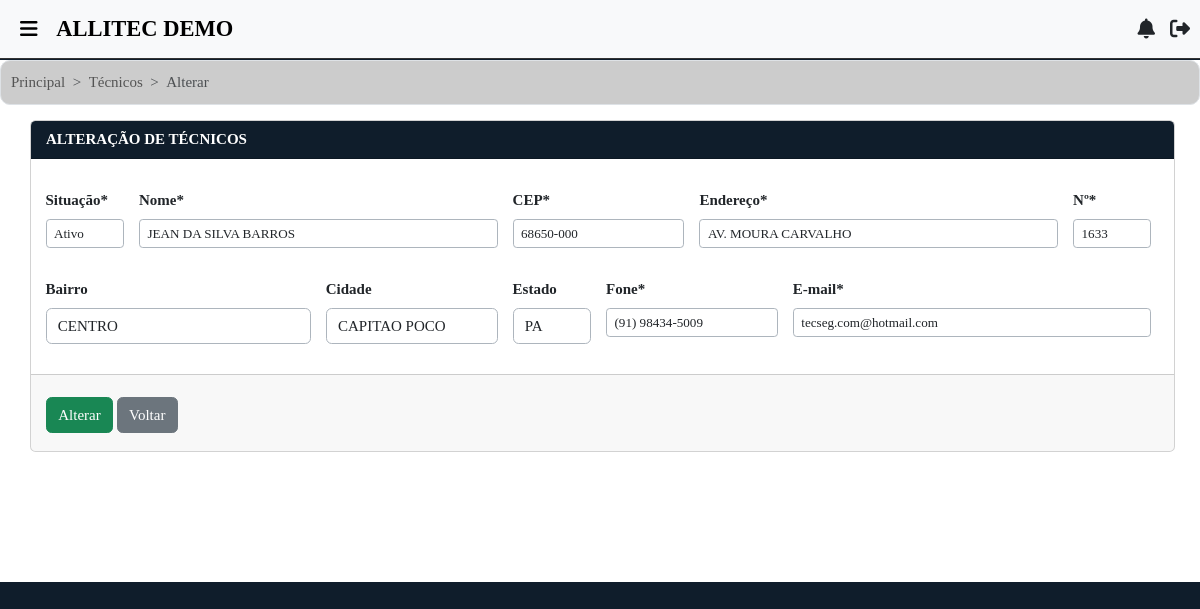
/tecnicos/att/2/ (signed in), run on the app's committed database.
### filiais/models.py (models this page shows, shortened)
class Usuario(AbstractUser):
    empresa = models.ForeignKey(Empresa, on_delete=models.CASCADE, related_name="usuarios", null=True, blank=True)
    filial_user = models.ForeignKey(Filial, on_delete=models.SET_NULL, null=True, blank=True, related_name="usuarios")
    codigo_local = models.PositiveIntegerField(blank=True, null=True)
    gerar_senha_lib = models.BooleanField(default=False, verbose_name='Gerar Senha de Liberação')
    senha_liberacao = models.CharField(max_length=20, blank=True, null=True, verbose_name='Senha de Liberação')
    is_master = models.BooleanField(default=False)
    class Meta:
        unique_together = ('username', 'empresa')

class Filial(models.Model):
    situacao = models.CharField(
        max_length=10,
        verbose_name="Situação",
        choices=[
            ('Ativa', 'Ativa'),
            ('Inativa', 'Inativa')
        ]
    )
    layout_contrato = models.CharField(
        max_length=10,
        verbose_name="Layout Contrato",
        choices=[
            ('Layout 1', 'Layout 1'),
            ('Layout 2', 'Layout 2')
        ],
        default="Layout 1"
    )
    tp_chave = models.CharField(
        max_length=20,
        verbose_name="Tipo de Chave Pix",
        choices=[
            ('CPF', 'CPF'),
            ('CNPJ', 'CNPJ'),
            ('E-mail', 'E-mail'),
            ('Telefone', 'Telefone'),
            ('Chave Aleatória', 'Chave Aleatória')
        ]
    )
    chave_pix = models.CharField(
        max_length=100,
        verbose_name="Chave Pix"
    )
    banco_fil = models.ForeignKey('bancos.Banco', on_delete=models.CASCADE, null=True, blank=True)
    beneficiario = models.CharField(max_length=255, verbose_name='Nome Beneficiário')
    info_comp = models.TextField(default="Obrigado pela preferência!", blank=True)
    info_orcamento = models.TextField(default="*Caro cliente, caso você encontre um orçamento com valor inferior, podemos analisar o orçamento concorrente para fecharmos negócio.", blank=True)
    cnpj = models.CharField(max_length=20, verbose_name='CNPJ')
    ie = models.CharField(max_length=20, verbose_name='Inscrição Estadual')
    razao_social = models.CharField(max_length=100, verbose_name='Razão Social')
    fantasia = models.CharField(max_length=100, verbose_name='Fantasia')
    endereco = models.CharField(max_length=100, verbose_name='Endereço')
    cep = models.CharField(max_length=10, verbose_name='CEP')
    numero = models.CharField(max_length=10, verbose_name='Nº')
    bairro_fil = models.ForeignKey('bairros.Bairro', on_delete=models.SET_NULL, null=True)
    complem = models.CharField(max_length=20, verbose_name='Complemento', blank=True)
    cidade_fil = models.ForeignKey('cidades.Cidade', on_delete=models.SET_NULL, null=True)
    uf = models.ForeignKey('estados.Estado', on_delete=models.SET_NULL, null=True)
    tel = models.CharField(max_length=15, verbose_name='Fone')
    email = models.EmailField(max_length=40, verbose_name='E-mail')
    fantasia_normalizado = models.CharField(max_length=255, editable=False)
    logo = models.FileField(upload_to='logo/', null=True, blank=True, default='default_logo.png')
    vinc_emp = models.ForeignKey(Empresa, on_delete=models.CASCADE)
    dt_criacao = models.CharField(
        max_length=30,
        verbose_name='Data de Registro',
        default=data_hoje_formatada
    )
    dt_inativacao = models.CharField(max_length=30, verbose_name='Data de Inativação', blank=True, null=True)
    principal = models.BooleanField(default=False, verbose_name='Filial Principal')
    vinculada_a = models.ForeignKey('self', null=True, blank=True, on_delete=models.CASCADE, related_name='filiais_secundarias', verbose_name='Filial Vinculada à')
    class Meta:
        verbose_name_plural = "Filiais"

### tecnicos/models.py (models this page shows, shortened)
class Tecnico(models.Model):
    vinc_emp = models.ForeignKey("empresas.Empresa", on_delete=models.CASCADE)
    situacao = models.CharField(
        max_length=10,
        verbose_name="Situação",
        choices=[
            ('Ativo', 'Ativo'),
            ('Inativo', 'Inativo')
        ]
    )
    nome = models.CharField(max_length=100)
    endereco = models.CharField(max_length=100)
    cep = models.CharField(max_length=10)
    numero = models.CharField(max_length=10)
    bairro = models.ForeignKey(Bairro, on_delete=models.SET_NULL, null=True)
    cidade = models.ForeignKey(Cidade, on_delete=models.SET_NULL, null=True)
    uf = models.ForeignKey(Estado, on_delete=models.SET_NULL, null=True)
    tel = models.CharField(max_length=30)
    email = models.EmailField(max_length=40)
    dt_reg = models.CharField(
        max_length=30,
        verbose_name='Data de Registro',
        default=data_hoje_formatada
    )
    class Meta:
        verbose_name_plural = "Técnicos"

### tecnicos/views.py (the view)
# urls.py: path("att/<int:id>/", att_tecnico, name='att-tecnico'),
@login_required
def att_tecnico(request, id):
    tec = get_object_or_404(Tecnico, pk=id)
    form = TecnicoForm(instance=tec)
    if not request.user.has_perm('tecnicos.change_tecnico'):
        messages.info(request, 'Você não tem permissão para editar técnicos.')
        return redirect('/tecnicos/lista/')
    if request.method == 'POST':
        form = TecnicoForm(request.POST, instance=tec)
        if form.is_valid():
            tec.save()
            t = str(tec.id)
            messages.success(request, 'Técnico atualizado com sucesso!')
            return redirect('/tecnicos/lista/?tp=cod&s=' + t)
        else:
            error_messages = []
            for field in form:
                if field.errors:
                    for error in field.errors:
                        error_messages.append(f"<i class='fa-solid fa-xmark'></i> Campo ({field.label}) é obrigatório!")
            return render(request, 'tecnicos/att-tecnico.html', {'form': form, 'tec': tec, 'error_messages': error_messages})
    else:
        return render(request, 'tecnicos/att-tecnico.html', {'form': form, 'tec': tec})

### bairros/models.py (called while the page is built)
    def __str__(self):
        return self.nome_bairro

### cidades/models.py (called while the page is built)
    def __str__(self):
        return self.nome_cidade

### estados/models.py (called while the page is built)
    def __str__(self):
        return self.nome_estado

### filiais/context_processors.py (called while the page is built)
def notificacoes(request):
    if request.user.is_authenticated:
        notificacoes = Notification.objects.filter(recipient=request.user, unread=True)
        return {'notificacoes': notificacoes}
    return {'notificacoes': []}

### templates/tecnicos/att-tecnico.html (shortened to what this page needs)
{% extends 'base.html' %}
{% load static %}
{% load crispy_forms_tags %}
{% block content %}
<div class="container-fluid bg-white">
    <nav style="--bs-breadcrumb-divider: '>';" aria-label="breadcrumb">
        <ol class="breadcrumb">
            <li class="breadcrumb-item"><a href="{% url 'inicio' %}" id="item-naveg">Principal</a></li>
            <li class="breadcrumb-item"><a href="{% url 'lista-tecnicos' %}" id="item-naveg">Técnicos</a></li>
            <li class="breadcrumb-item active" aria-current="page">Alterar</li>
        </ol>
    </nav>
    <div class="formularios">
        <form method="POST" id="createForm" enctype="multipart/form-data">
            {% if tec %}
                <div class="card">
                    <div class="card-header">
                        <span>
                            ALTERAÇÃO DE TÉCNICOS
                        </span>
                    </div>
                    <div class="card-body">
                        <div class="row g-3" style="margin-left: -8px;">
                            <div class="col-md-1">
                                {{ form.situacao|as_crispy_field }}
                            </div>
                            <div class="col-md-4">
                                {{ form.nome|as_crispy_field }}
                            </div>
                            <div class="col-md-2">
                                {{ form.cep|as_crispy_field }}
                            </div>
                            <div class="col-md-4">
                                {{ form.endereco|as_crispy_field }}
                            </div>
                            <div class="col-md-1">
                                {{ form.numero|as_crispy_field }}
                            </div>
                            <div class="col-md-3">
                                {{ form.bairro|as_crispy_field }}
                            </div>
                            <div class="col-md-2">
                                {{ form.cidade|as_crispy_field }}
                            </div>
                            <div class="col-md-1">
                                {{ form.uf|as_crispy_field }}
                            </div>
                            <div class="col-md-2">
                                {{ form.tel|as_crispy_field }}
                            </div>
                            <div class="col-md-4">
                                {{ form.email|as_crispy_field }}
                            </div>
                        </div>
                    </div>
                    <div class="card-footer">
                        <div class="base_botao">
                            <button type="button" class="btn btn-success botoes" data-bs-toggle="modal" data-bs-target="#staticBackdrop" id="openModalBtn">Alterar</button>
                            <a href="#" class="btn btn-secondary botoes" id="voltarBtn" style="margin-right: 10px;" data-bs-toggle="modal" data-bs-target="#loadingModal">Voltar</a>
                        </div>
                    </div>
                </div>
            {% endif %}
        </form>
    </div>
</div>
{% endblock %}

### templates/base.html (shortened to what this page needs)
<!doctype html>
{% load static %}
<html lang="pt-BR">
<head>
    <link href="https://cdn.jsdelivr.net/npm/bootstrap@5.3.2/dist/css/bootstrap.min.css" rel="stylesheet">
    <link href="https://cdn.jsdelivr.net/npm/select2@4.1.0-rc.0/dist/css/select2.min.css" rel="stylesheet" />
    <link rel="stylesheet" href="https://code.jquery.com/ui/1.14.1/themes/base/jquery-ui.css">
    <link rel="stylesheet" type="text/css" href="https://cdn.jsdelivr.net/npm/toastify-js/src/toastify.min.css">
    <link rel="stylesheet" href="{% static 'css/styles.css' %}">
</head>
<body>
    <div class="container-fluid">
        {% if user.is_authenticated %}
            <nav class="navbar fixed-top navbar-expand-lg bg-body-tertiary">
                <div class="container-fluid">
                    <div class="d-flex align-items-center">
                        <i class="navbar-brand fa-solid fa-bars"
                           style="margin-left: 20px; font-size: 20px;"
                           data-bs-toggle="offcanvas"
                           href="#offcanvasExample"
                           role="button"
                           aria-controls="offcanvasExample"></i>
                        {% if request.user.is_superuser %}
                            <a class="navbar-brand ms-1" href="{% url 'lista-empresas' %}" style="text-decoration: none;">
                                <div class="text-uppercase" style="font-size: 1.5rem; font-weight: bold;">
                                    ADMINISTRAÇÃO
                                </div>
                            </a>
                        {% else %}
                            <a class="navbar-brand ms-1" href="{% url 'inicio' %}" style="text-decoration: none;">
                                <div class="text-uppercase" style="font-size: 1.5rem; font-weight: bold;">
                                    {{ request.user.filial_user.fantasia }}
                                </div>
                            </a>
                        {% endif %}
                    </div>
                    <div class="d-flex align-items-center ms-auto" style="font-size: 20px; margin-right: 10px;">
                        <div class="nav-item dropdown">
                            <a class="nav-link" href="#" id="notificationsDropdown" role="button"
                               data-bs-toggle="dropdown" aria-expanded="false">
                                <i class="fas fa-bell"></i>
                            </a>
                        </div>
                        {% if request.user.is_superuser %}
                            <div class="nav-item ms-3">
                                <a class="nav-link" href="{% url 'logout-view-superuser' %}" title="Sair"
                                   onclick="showLoadingModal()">
                                    <i class="fa-solid fa-right-from-bracket"></i>
                                </a>
                            </div>
                        {% else %}
                            <div class="nav-item ms-3">
                                <a class="nav-link" href="{% url 'logout-view' %}" title="Sair"
                                   onclick="showLoadingModal()">
                                    <i class="fa-solid fa-right-from-bracket"></i>
                                </a>
                            </div>
                        {% endif %}
                    </div>
                </div>
            </nav>
        {% endif %}
    </div>
    {% block content %}{% endblock %}
</body>
</html>

### static/css/styles.css (style rules this page uses)
body, html { width: 100%; min-height: 100%; margin: 0; padding: 0; background: #0f1d2b; font-size: 15px; font-family: Times; overflow-x: hidden; overflow-y: auto; }
.card { margin-left: 10px; margin-right: 10px; margin-bottom: 130px; }
.container-fluid.bg-white { margin-top: 60px; }
label { font-weight: bold; }
@media (min-width: 769px) { .container-fluid.bg-white { overflow-y: auto; } }
.card-header { background-color: #0f1d2b; color: white; font-weight: bold; }
.container-fluid { padding: 0; height: auto; max-height: none; overflow-y: visible; }
.container-fluid .row { margin: 0; }
.navbar { border-bottom: 1px solid #333; margin-bottom: 20px; }
.navbar-brand { font-weight: bold; }
#item-naveg { text-decoration: none; color: #545454; }
.breadcrumb { background-color: #CCC; padding: 1%; }
.botoes { margin-bottom: 10px; }
.formularios { margin-left: 20px; margin-right: 15px; }
.base_botao { margin-top: 15px; }
html, body { max-width: 100%; overflow-x: hidden; }
.breadcrumb { border: 1px solid #dee2e6; border-radius: 10px; padding: 10px; }
.form-select { -webkit-appearance: none;-moz-appearance: none;appearance: none;background: none;padding-right: 10px; }
* { scrollbar-width: thin; scrollbar-color: #0f1d2b #f1f1f1; }

### data on the page
Usuario: user.filial_user.fantasia "ALLITEC DEMO"
Tecnico: situacao "Ativo", nome "JEAN DA SILVA BARROS", cep "68650-000", endereco "AV. MOURA CARVALHO", numero "1633", bairro "CENTRO", cidade "CAPITAO POCO", uf "PA", tel "(91) 98434-5009", email "tecseg.com@hotmail.com"
